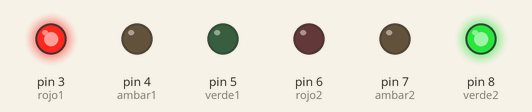
Recording of a sketch running on a simulated Arduino Uno, built with avr-gcc and run on an emulated ATmega328P. Shown: output pins drawn as LEDs (lit = HIGH).

Above: at 1.5 s.
At 3.2 s:
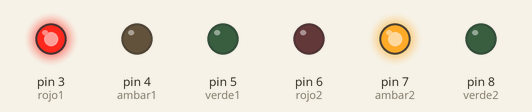
At 5.0 s:
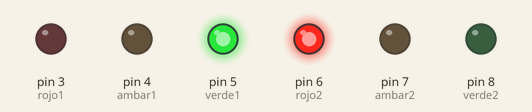
At 6.7 s:
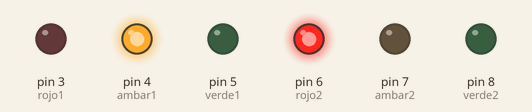
Timing chart, 0 to 9.1 s (numbered marks = the images above):
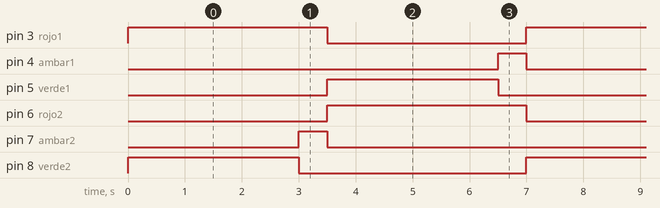

The sketch:

semaforo_sinBotones.ino
```cpp
// Configurar pines
const int rojo1=3;  // Semaforo rojo 1 -> pin 3
const int rojo2=6;  // Semaforo rojo 2 -> pin 6
const int ambar1=4; // Semaforo ambar 1 -> pin 4
const int ambar2=7; // Semaforo ambar 2 -> pin 7
const int verde1=5; // Semaforo verde 1 -> pin 5
const int verde2=8; // Semaforo verde 2 -> pin 8

// the setup function runs once when you press reset or power the board
void setup() {
 // Inicializar LEDS
 pinMode(rojo1,OUTPUT);
 pinMode(ambar1,OUTPUT);
 pinMode(verde1,OUTPUT);
 pinMode(rojo2,OUTPUT);
 pinMode(ambar2,OUTPUT);
 pinMode(verde2,OUTPUT);
}

// the loop function runs over and over again forever
void loop() {
  digitalWrite(rojo1, HIGH);
  digitalWrite(ambar1,LOW);
  digitalWrite(verde1,LOW);
  digitalWrite(rojo2,LOW);
  digitalWrite(ambar2,LOW);
  digitalWrite(verde2, HIGH);
  delay(3000);
  digitalWrite(rojo1, HIGH);
  digitalWrite(ambar1,LOW);
  digitalWrite(verde1,LOW);
  digitalWrite(rojo2,LOW);
  digitalWrite(ambar2,HIGH);
  digitalWrite(verde2, LOW);
  delay(500);
  digitalWrite(rojo1, LOW);
  digitalWrite(ambar1,LOW);
  digitalWrite(verde1,HIGH);
  digitalWrite(rojo2,HIGH);
  digitalWrite(ambar2,LOW);
  digitalWrite(verde2, LOW);
  delay(3000);
  digitalWrite(rojo1, LOW);
  digitalWrite(ambar1,HIGH);
  digitalWrite(verde1,LOW);
  digitalWrite(rojo2,HIGH);
  digitalWrite(ambar2,LOW);
  digitalWrite(verde2, LOW);
  delay(500);
}
```

Measured:
- by itself, pin 3 (rojo1), pin 6 (rojo2): alternates HIGH for 3.5 s and LOW for 3.5 s
- by itself, pin 4 (ambar1), pin 7 (ambar2): alternates HIGH for 0.50 s and LOW for 6.5 s
- by itself, pin 5 (verde1), pin 8 (verde2): alternates HIGH for 3.0 s and LOW for 4.0 s
